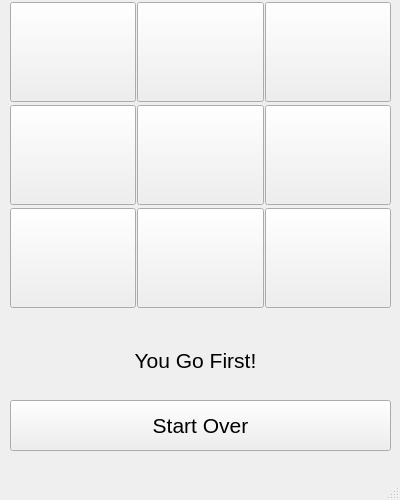
<?xml version="1.0" encoding="UTF-8"?>
<ui version="4.0">
    <class>MainWindow</class>
    <widget class="QMainWindow" name="MainWindow">
        <property name="geometry">
            <rect>
                <x>0</x>
                <y>0</y>
                <width>400</width>
                <height>500</height>
            </rect>
        </property>
        <property name="windowTitle">
            <string>MainWindow</string>
        </property>
        <widget class="QWidget" name="centralwidget">
            <widget class="QWidget" name="gridLayoutWidget">
                <property name="geometry">
                    <rect>
                        <x>10</x>
                        <y>0</y>
                        <width>381</width>
                        <height>311</height>
                    </rect>
                </property>
                <layout class="QGridLayout" name="gridLayout">
                    <property name="spacing">
                        <number>1</number>
                    </property>
                    <item row="2" column="0">
                        <widget class="QPushButton" name="pushButton_3">
                            <property name="sizePolicy">
                                <sizepolicy hsizetype="Minimum" vsizetype="Fixed">
                                    <horstretch>100</horstretch>
                                    <verstretch>100</verstretch>
                                </sizepolicy>
                            </property>
                            <property name="minimumSize">
                                <size>
                                    <width>100</width>
                                    <height>100</height>
                                </size>
                            </property>
                            <property name="font">
                                <font>
                                    <pointsize>48</pointsize>
                                </font>
                            </property>
                            <property name="text">
                                <string />
                            </property>
                        </widget>
                    </item>
                    <item row="1" column="1">
                        <widget class="QPushButton" name="pushButton_5">
                            <property name="sizePolicy">
                                <sizepolicy hsizetype="Minimum" vsizetype="Fixed">
                                    <horstretch>100</horstretch>
                                    <verstretch>100</verstretch>
                                </sizepolicy>
                            </property>
                            <property name="minimumSize">
                                <size>
                                    <width>100</width>
                                    <height>100</height>
                                </size>
                            </property>
                            <property name="font">
                                <font>
                                    <pointsize>48</pointsize>
                                </font>
                            </property>
                            <property name="text">
                                <string />
                            </property>
                        </widget>
                    </item>
                    <item row="2" column="1">
                        <widget class="QPushButton" name="pushButton_6">
                            <property name="sizePolicy">
                                <sizepolicy hsizetype="Minimum" vsizetype="Fixed">
                                    <horstretch>100</horstretch>
                                    <verstretch>100</verstretch>
                                </sizepolicy>
                            </property>
                            <property name="minimumSize">
                                <size>
                                    <width>100</width>
                                    <height>100</height>
                                </size>
                            </property>
                            <property name="font">
                                <font>
                                    <pointsize>48</pointsize>
                                </font>
                            </property>
                            <property name="text">
                                <string />
                            </property>
                        </widget>
                    </item>
                    <item row="0" column="0">
                        <widget class="QPushButton" name="pushButton_1">
                            <property name="sizePolicy">
                                <sizepolicy hsizetype="Minimum" vsizetype="Fixed">
                                    <horstretch>100</horstretch>
                                    <verstretch>100</verstretch>
                                </sizepolicy>
                            </property>
                            <property name="minimumSize">
                                <size>
                                    <width>100</width>
                                    <height>100</height>
                                </size>
                            </property>
                            <property name="font">
                                <font>
                                    <pointsize>48</pointsize>
                                </font>
                            </property>
                            <property name="text">
                                <string />
                            </property>
                        </widget>
                    </item>
                    <item row="1" column="0">
                        <widget class="QPushButton" name="pushButton_2">
                            <property name="sizePolicy">
                                <sizepolicy hsizetype="Minimum" vsizetype="Fixed">
                                    <horstretch>100</horstretch>
                                    <verstretch>100</verstretch>
                                </sizepolicy>
                            </property>
                            <property name="minimumSize">
                                <size>
                                    <width>100</width>
                                    <height>100</height>
                                </size>
                            </property>
                            <property name="font">
                                <font>
                                    <pointsize>48</pointsize>
                                </font>
                            </property>
                            <property name="text">
                                <string />
                            </property>
                        </widget>
                    </item>
                    <item row="0" column="1">
                        <widget class="QPushButton" name="pushButton_4">
                            <property name="sizePolicy">
                                <sizepolicy hsizetype="Minimum" vsizetype="Fixed">
                                    <horstretch>100</horstretch>
                                    <verstretch>100</verstretch>
                                </sizepolicy>
                            </property>
                            <property name="minimumSize">
                                <size>
                                    <width>100</width>
                                    <height>100</height>
                                </size>
                            </property>
                            <property name="font">
                                <font>
                                    <pointsize>48</pointsize>
                                </font>
                            </property>
                            <property name="text">
                                <string />
                            </property>
                        </widget>
                    </item>
                    <item row="0" column="2">
                        <widget class="QPushButton" name="pushButton_7">
                            <property name="sizePolicy">
                                <sizepolicy hsizetype="Minimum" vsizetype="Fixed">
                                    <horstretch>100</horstretch>
                                    <verstretch>100</verstretch>
                                </sizepolicy>
                            </property>
                            <property name="minimumSize">
                                <size>
                                    <width>100</width>
                                    <height>100</height>
                                </size>
                            </property>
                            <property name="font">
                                <font>
                                    <pointsize>48</pointsize>
                                </font>
                            </property>
                            <property name="text">
                                <string />
                            </property>
                        </widget>
                    </item>
                    <item row="1" column="2">
                        <widget class="QPushButton" name="pushButton_8">
                            <property name="sizePolicy">
                                <sizepolicy hsizetype="Minimum" vsizetype="Fixed">
                                    <horstretch>100</horstretch>
                                    <verstretch>100</verstretch>
                                </sizepolicy>
                            </property>
                            <property name="minimumSize">
                                <size>
                                    <width>100</width>
                                    <height>100</height>
                                </size>
                            </property>
                            <property name="font">
                                <font>
                                    <pointsize>48</pointsize>
                                </font>
                            </property>
                            <property name="text">
                                <string />
                            </property>
                        </widget>
                    </item>
                    <item row="2" column="2">
                        <widget class="QPushButton" name="pushButton_9">
                            <property name="sizePolicy">
                                <sizepolicy hsizetype="Minimum" vsizetype="Fixed">
                                    <horstretch>100</horstretch>
                                    <verstretch>100</verstretch>
                                </sizepolicy>
                            </property>
                            <property name="minimumSize">
                                <size>
                                    <width>100</width>
                                    <height>100</height>
                                </size>
                            </property>
                            <property name="font">
                                <font>
                                    <pointsize>48</pointsize>
                                </font>
                            </property>
                            <property name="text">
                                <string />
                            </property>
                        </widget>
                    </item>
                </layout>
            </widget>
            <widget class="QPushButton" name="pushButton_10">
                <property name="geometry">
                    <rect>
                        <x>10</x>
                        <y>400</y>
                        <width>381</width>
                        <height>51</height>
                    </rect>
                </property>
                <property name="font">
                    <font>
                        <pointsize>16</pointsize>
                    </font>
                </property>
                <property name="text">
                    <string>Start Over</string>
                </property>
            </widget>
            <widget class="QLabel" name="label">
                <property name="geometry">
                    <rect>
                        <x>10</x>
                        <y>340</y>
                        <width>371</width>
                        <height>41</height>
                    </rect>
                </property>
                <property name="font">
                    <font>
                        <pointsize>16</pointsize>
                    </font>
                </property>
                <property name="text">
                    <string>You Go First!</string>
                </property>
                <property name="alignment">
                    <set>Qt::AlignCenter</set>
                </property>
            </widget>
        </widget>
        <widget class="QMenuBar" name="menubar">
            <property name="geometry">
                <rect>
                    <x>0</x>
                    <y>0</y>
                    <width>400</width>
                    <height>21</height>
                </rect>
            </property>
        </widget>
        <widget class="QStatusBar" name="statusbar" />
    </widget>
    <resources />
    <connections />
</ui>
